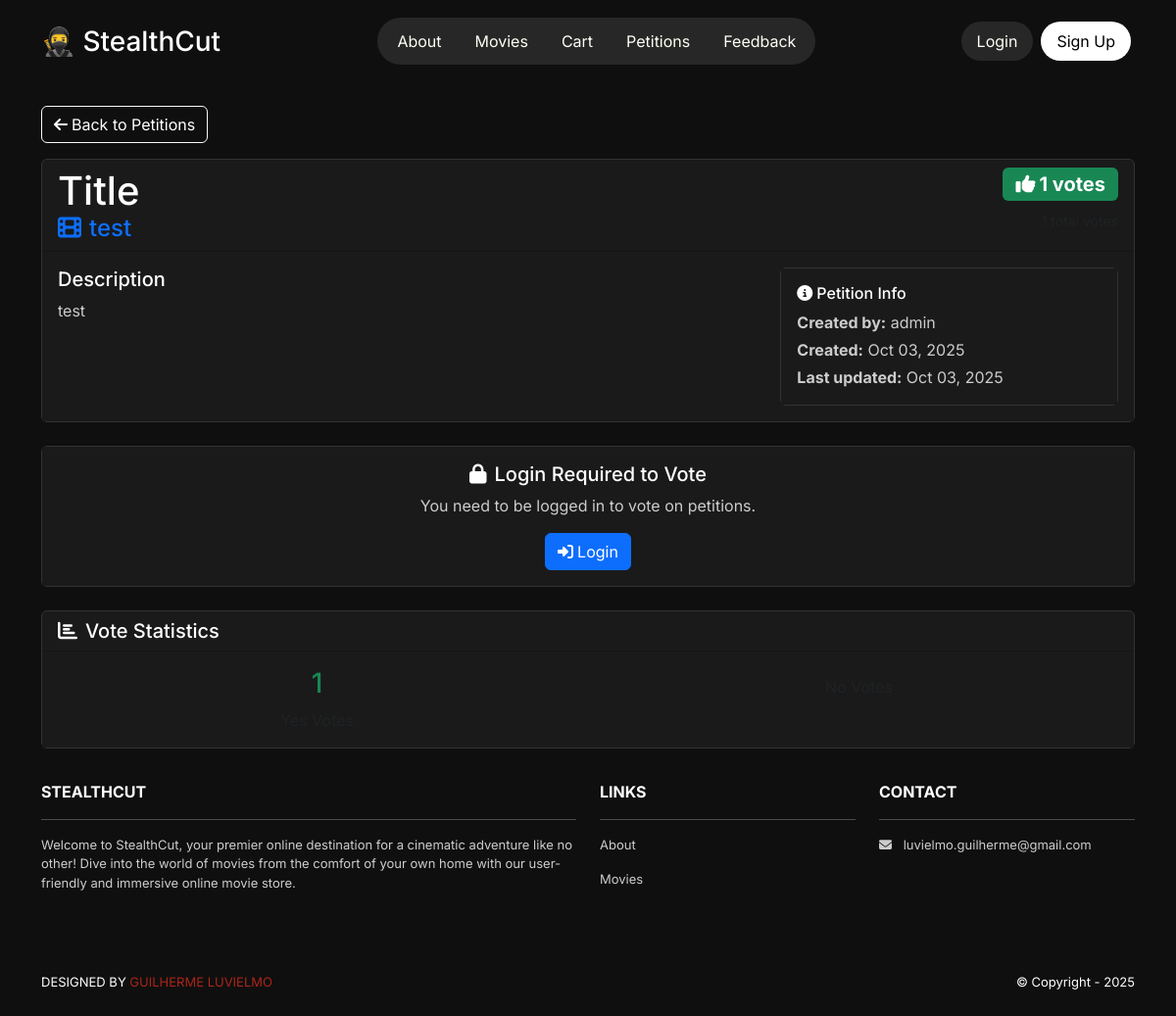
Screenshot of /petitions/1/ with the database file from the repository.
### petitions/models.py (models this page shows, shortened)
class Petition(models.Model):
    title = models.CharField(max_length=200)
    description = models.TextField()
    movie_title = models.CharField(max_length=200, help_text="The movie you want to be added to the catalog")
    created_by = models.ForeignKey(User, on_delete=models.CASCADE, related_name='created_petitions')
    created_at = models.DateTimeField(auto_now_add=True)
    updated_at = models.DateTimeField(auto_now=True)
    is_active = models.BooleanField(default=True)
    class Meta:
        ordering = ['-created_at']
    @property
    def vote_count(self):
        return self.votes.filter(vote_type='yes').count()
    @property
    def total_votes(self):
        return self.votes.count()

### petitions/views.py (the view)
# urls.py: path('<int:petition_id>/', views.petition_detail, name='petitions.detail'),
def petition_detail(request, petition_id):
    petition = get_object_or_404(Petition, id=petition_id, is_active=True)
    user_vote = None
    if request.user.is_authenticated:
        try:
            user_vote = Vote.objects.get(petition=petition, user=request.user)
        except Vote.DoesNotExist:
            user_vote = None
    vote_form = None
    if request.user.is_authenticated and not user_vote:
        vote_form = VoteForm()
    context = {
        'template_data': {'title': f'{petition.title} - StealthCut'},
        'petition': petition,
        'user_vote': user_vote,
        'vote_form': vote_form
    }
    return render(request, 'petitions/detail.html', context)

### petitions/templates/petitions/detail.html (shortened to what this page needs)
{% extends 'base.html' %}
{% load static %}
{% block content %}
<div class="container mt-4">
    <div class="row">
        <div class="col-12">
            <div class="mb-3">
                <a href="{% url 'petitions.list' %}" class="btn btn-outline-light">
                    <i class="fas fa-arrow-left me-1"></i>Back to Petitions
                </a>
            </div>
            <div class="card bg-dark text-white border-secondary mb-4">
                <div class="card-header">
                    <div class="d-flex justify-content-between align-items-start">
                        <div>
                            <h1 class="card-title mb-1">{{ petition.title }}</h1>
                            <h4 class="card-subtitle text-primary mb-0">
                                <i class="fas fa-film me-2"></i>{{ petition.movie_title }}
                            </h4>
                        </div>
                        <div class="text-end">
                            <div class="badge bg-success fs-5 mb-2">
                                <i class="fas fa-thumbs-up me-1"></i>{{ petition.vote_count }} votes
                            </div>
                            <div class="text-muted">
                                <small>{{ petition.total_votes }} total votes</small>
                            </div>
                        </div>
                    </div>
                </div>
                <div class="card-body">
                    <div class="row">
                        <div class="col-md-8">
                            <h5>Description</h5>
                            <p class="card-text">{{ petition.description }}</p>
                        </div>
                        <div class="col-md-4">
                            <div class="card bg-secondary text-white">
                                <div class="card-body">
                                    <h6 class="card-title">
                                        <i class="fas fa-info-circle me-1"></i>Petition Info
                                    </h6>
                                    <p class="card-text mb-1">
                                        <strong>Created by:</strong> {{ petition.created_by.username }}
                                    </p>
                                    <p class="card-text mb-1">
                                        <strong>Created:</strong> {{ petition.created_at|date:"M d, Y" }}
                                    </p>
                                    <p class="card-text mb-0">
                                        <strong>Last updated:</strong> {{ petition.updated_at|date:"M d, Y" }}
                                    </p>
                                </div>
                            </div>
                        </div>
                    </div>
                </div>
            </div>
            {% if user.is_authenticated %}
                {% if user_vote %}
                    <div class="card bg-dark text-white border-secondary mb-4">
                        <div class="card-body text-center">
                            <h5 class="card-title">
                                <i class="fas fa-check-circle me-2 text-success"></i>You've Already Voted
                            </h5>
                            <p class="card-text">
                                You voted <strong class="text-{% if user_vote.vote_type == 'yes' %}success{% else %}danger{% endif %}">
                                    {{ user_vote.vote_type|yesno:"Yes,No" }}
                                </strong> on this petition.
                            </p>
                            <small class="text-muted">Voted on {{ user_vote.created_at|date:"M d, Y" }}</small>
                        </div>
                    </div>
                {% else %}
                    <div class="card bg-dark text-white border-secondary mb-4">
                        <div class="card-header">
                            <h5 class="card-title mb-0">
                                <i class="fas fa-vote-yea me-2"></i>Cast Your Vote
                            </h5>
                        </div>
                        <div class="card-body">
                            <form method="post" action="{% url 'petitions.vote' petition.id %}">
                                {% csrf_token %}
                                <div class="row">
                                    <div class="col-md-6">
                                        <div class="form-check">
                                            <input class="form-check-input" type="radio" name="vote_type" id="vote_yes" value="yes" required>
                                            <label class="form-check-label text-success" for="vote_yes">
                                                <i class="fas fa-thumbs-up me-2"></i><strong>Yes</strong> - I want this movie added
                                            </label>
                                        </div>
                                    </div>
                                    <div class="col-md-6">
                                        <div class="form-check">
                                            <input class="form-check-input" type="radio" name="vote_type" id="vote_no" value="no" required>
                                            <label class="form-check-label text-danger" for="vote_no">
                                                <i class="fas fa-thumbs-down me-2"></i><strong>No</strong> - I don't want this movie added
                                            </label>
                                        </div>
                                    </div>
                                </div>
                                <div class="mt-3">
                                    <button type="submit" class="btn btn-primary">
                                        <i class="fas fa-vote-yea me-1"></i>Submit Vote
                                    </button>
                                </div>
                            </form>
                        </div>
                    </div>
                {% endif %}
            {% else %}
                <div class="card bg-dark text-white border-secondary mb-4">
                    <div class="card-body text-center">
                        <h5 class="card-title">
                            <i class="fas fa-lock me-2"></i>Login Required to Vote
                        </h5>
                        <p class="card-text">You need to be logged in to vote on petitions.</p>
                        <a href="{% url 'accounts.login' %}" class="btn btn-primary">
                            <i class="fas fa-sign-in-alt me-1"></i>Login
                        </a>
                    </div>
                </div>
            {% endif %}
            <div class="card bg-dark text-white border-secondary">
                <div class="card-header">
                    <h5 class="card-title mb-0">
                        <i class="fas fa-chart-bar me-2"></i>Vote Statistics
                    </h5>
                </div>
                <div class="card-body">
                    <div class="row text-center">
                        <div class="col-md-6">
                            <div class="h3 text-success">{{ petition.vote_count }}</div>
                            <div class="text-muted">Yes Votes</div>
                        </div>
                        <div class="col-md-6">
                            <div class="text-muted">No Votes</div>
                        </div>
                    </div>
                </div>
            </div>
        </div>
    </div>
</div>
{% endblock %}

### guilhermeluvielmogtmoviesstore/static/css/style.css (style rules this page uses)
body { font-family: 'Inter', sans-serif; background-color: #0f0f0f; }
.bg-dark { background-color: #0f0f0f !important; }
.card { background-color: #1a1a1a !important; border: 1px solid #333 !important; color: white !important; }
.card-body { background-color: #1a1a1a !important; color: white !important; }
a.btn { color: white !important; }
.btn { color: white !important; }
h1, h2, h3, h4, h5, h6 { color: white !important; }
p { color: #ccc !important; }

### rows the page displays
Petition: title "Title", movie_title "test", vote_count "1", description "test", created_by.username "admin", created_at "Oct 03, 2025", updated_at "Oct 03, 2025"
